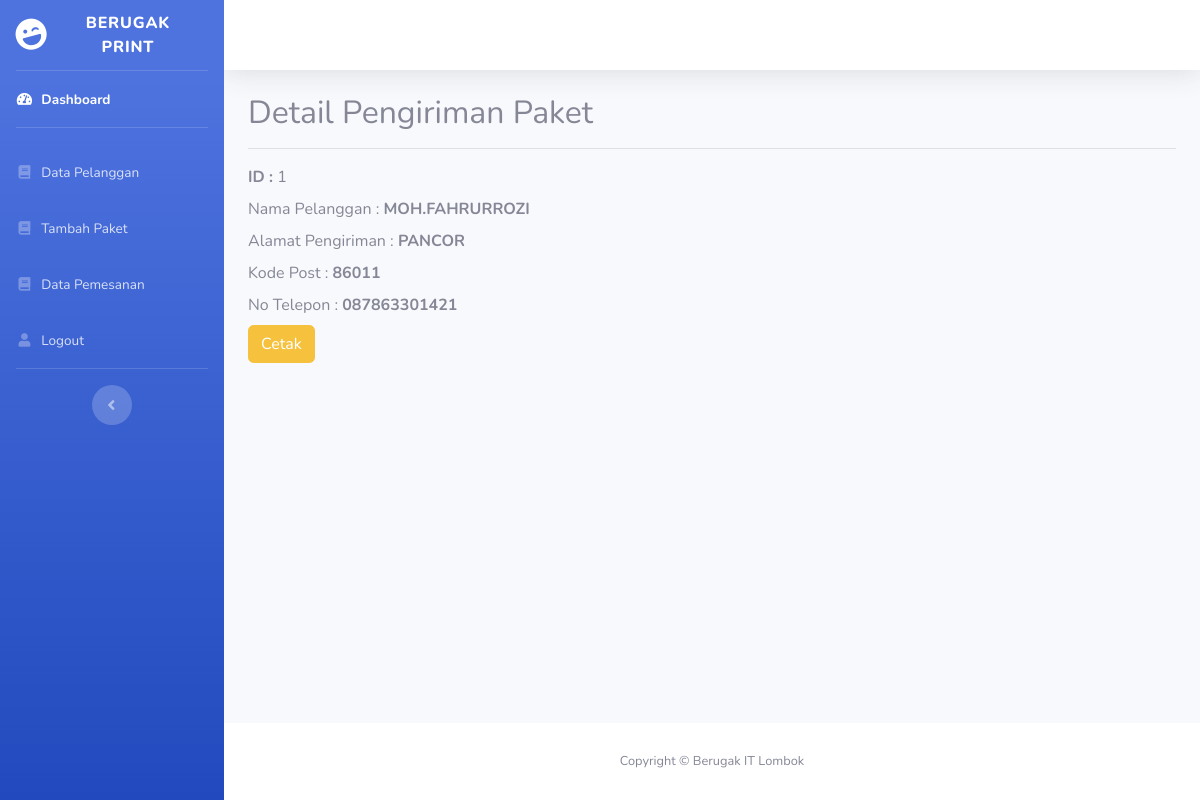
The app's page /admin/aksi/detail_pelanggan.php?id_pelanggan=22 (signed in) with its own data.
### tables this page shows
CREATE TABLE `tb_pelanggan` (
  `id_pelanggan` int(11) NOT NULL,
  `nama_pelanggan` varchar(30) NOT NULL,
  `alamat` text NOT NULL,
  `kode_post` varchar(20) NOT NULL,
  `no` varchar(30) NOT NULL,
  `username` varchar(30) NOT NULL,
  `password` varchar(12) NOT NULL
);

### admin/aksi/detail_pelanggan.php (the view, shortened to what this page needs)
  <!DOCTYPE html>
<html lang="en">
<head>
  <link href="../../vendor/fontawesome-free/css/all.min.css" rel="stylesheet" type="text/css">
  <link href="../../css/sb-admin-2.min.css" rel="stylesheet">
</head>
<body id="page-top">
  <div id="wrapper">
    <ul class="navbar-nav bg-gradient-primary sidebar sidebar-dark accordion" id="accordionSidebar">
      <a class="sidebar-brand d-flex align-items-center justify-content-center" href="#">
        <div class="sidebar-brand-icon rotate-n-15">
          <i class="fas fa-laugh-wink"></i>
        </div>
        <div class="sidebar-brand-text mx-3">Berugak Print</div>
      </a>
      <hr class="sidebar-divider my-0">
      <li class="nav-item active">
        <a class="nav-link" href="#">
          <i class="fas fa-fw fa-tachometer-alt"></i>
          <span>Dashboard</span></a>
      </li>
      <hr class="sidebar-divider">
      <li class="nav-item">
        <a class="nav-link" href="../data_pelanggan.php">
          <i class="fas fa-fw fa-book"></i>
          <span>Data Pelanggan</span></a>
      </li>
      <li class="nav-item">
        <a class="nav-link" href="../paket_harga.php">
          <i class="fas fa-fw fa-book"></i>
          <span>Tambah Paket</span></a>
      </li>
      <li class="nav-item">
        <a class="nav-link" href="../data_pesanan.php">
          <i class="fas fa-fw fa-book"></i>
          <span>Data Pemesanan</span></a>
      </li>
      <li class="nav-item">
        <a class="nav-link" href="../logout.php">
          <i class="fas fa-fw fa-user"></i>
          <span>Logout</span></a>
      </li>
      <hr class="sidebar-divider d-none d-md-block">
      <div class="text-center d-none d-md-inline">
        <button class="rounded-circle border-0" id="sidebarToggle"></button>
      </div>
    </ul>
    <div id="content-wrapper" class="d-flex flex-column">
      <div id="content">
        <nav class="navbar navbar-expand navbar-light bg-white topbar mb-4 static-top shadow">
</nav>
          <div class="container">
          <h2>Detail Pengiriman Paket<hr></h2>
   <?php
include '../../config.php';
$id =$_GET['id_pelanggan'];
$no = 1;
$data = mysqli_query($koneksi,"select * from tb_pelanggan where id_pelanggan='$id'");
while($d = mysqli_fetch_array($data)){
?>
<div>
<td><label for=""><b>ID   :</b></label>
<?php echo $no++; ?>
</td><br>
<td>
<label for="">Nama Pelanggan :</label>
<b><?php echo $d['nama_pelanggan']; ?></b>
</td><Br>
<div>
<label for="">Alamat Pengiriman :</label>
<b><?php echo $d['alamat']; ?></b>
</div>
<div>
<label for="">Kode Post :</label>
<b><?php echo $d['kode_post']; ?></b>
</div>
<div>
<label for="">No Telepon :</label>
<b><?php echo $d['no']; ?></b>
</div>
<div>
   <a href="print.php" target="blank" class="btn btn-warning">Cetak</a>
</div>
<?php
}
?>
        </div>
</div>
</div>
      <footer class="sticky-footer bg-white">
        <div class="container my-auto">
          <div class="copyright text-center my-auto">
            <span>Copyright &copy; Berugak IT Lombok</span>
          </div>
        </div>
      </footer>
    </div>
  </div>
</body>
</html>

### records on screen
tb_pelanggan: nama_pelanggan "MOH.FAHRURROZI", alamat "PANCOR", kode_post "86011", no "087863301421"
